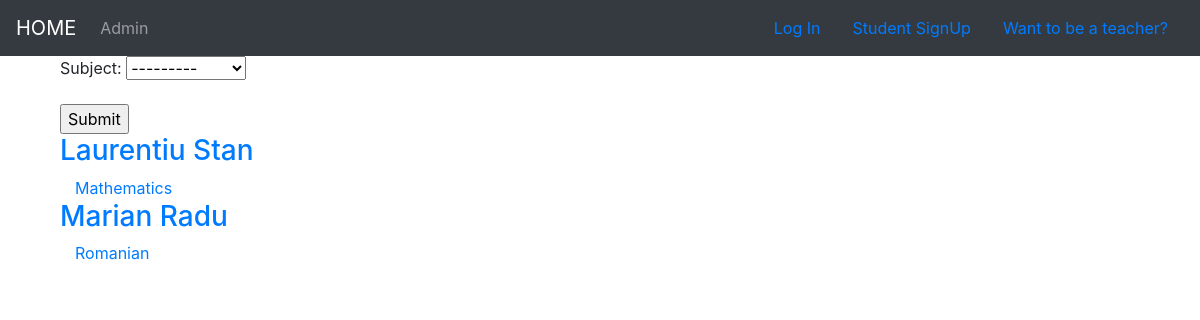
The app's page /teachers, older data.
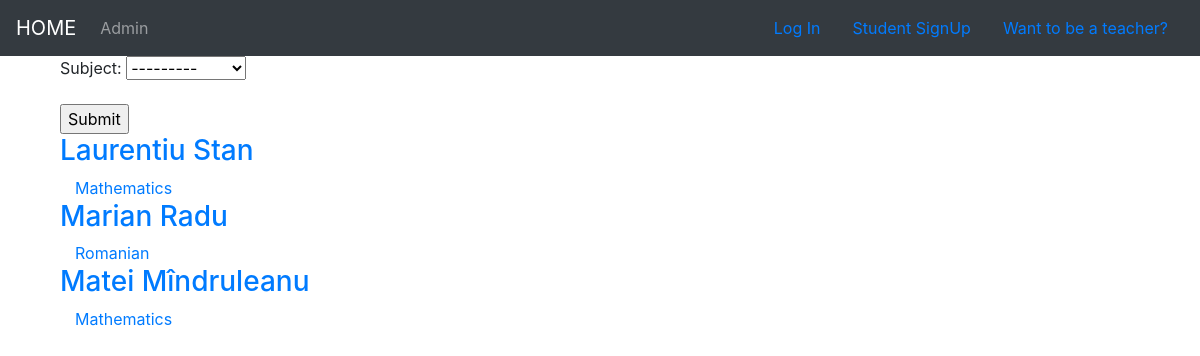
The same page, newer data.
### accounts/models.py (models this page shows, shortened)
class Teacher(models.Model):
    user = models.OneToOneField(User, on_delete=models.CASCADE, primary_key=True)
    subject = models.ForeignKey(Subject, on_delete=models.SET_NULL, null=True)

class User(AbstractUser):
    phone_number = models.CharField(max_length=10,blank=False, validators=[phone_number_validator], unique=True)
    email = models.EmailField(unique=True)
    is_student = models.BooleanField(default=False)
    is_teacher = models.BooleanField(default=False)

class Subject(models.Model):
    name = models.CharField(max_length=264)
    def __str__(self):
        return self.name

### invicta/views.py (the view)
# urls.py: path('teachers',views.ListTeachers.as_view(),name="all_teachers"),
class ListTeachers(FilterView):
    model = Teacher
    template_name = 'all_teachers.html'
    filterset_class = TeacherFilter

### templates/all_teachers.html
{% extends "base.html" %}
{% block content %}
    <div class="col-md-8">
        <div class="list-teacher">
            <form action="" method="get">
                {{ filter.form.as_p }}
                <input type="submit" />
            </form>
            {% for teacher in object_list %}
                <a class="list-teacher-item" href="{% url 'profiles:profile_detail' slug=teacher.profile.slug %}">
                    <h3 class="title list-group-item-heading">{{ teacher.user.first_name }} {{ teacher.user.last_name }}</h3>
                    <div class="list-group-item-text container-fluid">
                        {{ teacher.subject }}
                    </div>
                </a>
            {% endfor %}
        </div>
    </div>
{% endblock %}

Row changes from the older to the newer data that the page shows:
added Teacher: user.first_name "Matei", user.last_name "Mîndruleanu", subject "Mathematics"
